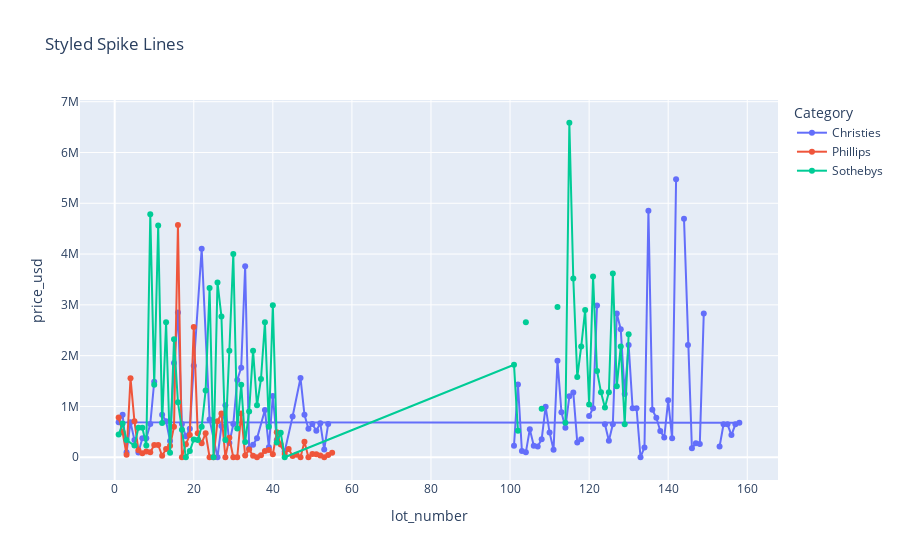

This figure's notebook cell:
### Markdown cell above
The second value of the above output — 0.11526608450903816 -— represents the p-value of the test. 
As evident, the p-value is less than 0.05, hence we reject the null hypothesis that the "PLE" is not associated with the "low_estimate_usd". Result: PLE is associated with low_Estimate_usd.

### Code cell
#We further test our findings from above using a visualization
fig = px.line(dfSubset, x="lot_number", y="price_usd", color="Category", title="Styled Spike Lines")
fig.update_traces(mode="markers+lines")

fig.update_xaxes(showspikes=True, spikecolor="green", spikesnap="cursor", spikemode="across")
fig.update_yaxes(showspikes=True, spikecolor="orange", spikethickness=2)
fig.update_layout(spikedistance=1000, hoverdistance=100)

fig.show()

### Figure 1 — Plotly figure (JSON) as saved in the notebook; plotly's stock layout.template omitted (floating-point values rounded to 4 significant figures)
{"data": [{"hovertemplate": "Category=Christies<br>lot_number=%{x}<br>price_usd=%{y}<extra></extra>", "legendgroup": "Christies", "line": {"color": "#636efa", "dash": "solid"}, "marker": {"symbol": "circle"}, "mode": "markers+lines", "name": "Christies", "orientation": "v", "showlegend": true, "type": "scatter", "x": [101, 102, 103, 104, 105, 106, 107, 108, 109, 110, 111, 112, 113, 114, 115, 116, 117, 118, 119, 120, 121, 122, 123, 124, 125, 126, 127, 128, 129, 130, 131, 132, 133, 134, 135, 136, 137, 138, 139, 140, 141, 142, 143, 144, 145, 146, 147, 148, 149, 150, 153, 154, 155, 156, 157, 158, 1, 2, 3, 4, 5, 6, 7, 8, 9, 10, 11, 12, 13, 14, 15, 16, 17, 18, 19, 20, 22, 24, 26, 27, 28, 29, 30, 31, 32, 33, 34, 35, 36, 38, 39, 40, 41, 43, 45, 47, 48, 49, 50, 51, 52, 53, 54], "xaxis": "x", "y": [226792, 1432030, 121496, 97197, 550781, 226792, 210593, 356388, 996589, 485983, 145795, 1898574, 887729, 583180, 1198758, 1276516, 291590, 356388, null, 809972, 965486, 2987176, null, 647978, 323989, 647978, 2831662, 2520632, 1245413, 2209603, 965486, 965486, 0, 194393, 4853351, 934384, 777573, 518382, 388787, 1121001, 372587, 5475410, null, 4697837, 2209603, 178194, 275390, 259191, 2831662, null, 210593, 647978, 647978, 437385, 647978, 680376, 689441, 837674, 96506, 689441, 337386, 92646, 374444, 374444, 652382, 1486196, null, 837674, 707970, 318857, 1856780, 2851181, 652382, 411503, 559736, 1801193, 4104990, 745028, 0, 615324, 1022966, 281798, 652382, 1523255, 1764134, 3759111, 170623, 244740, 374444, 930320, 198417, 1208258, 337386, 115035, 800616, 1560313, 837674, 559736, 652382, 522678, 670911, 152094, 652382], "yaxis": "y"}, {"hovertemplate": "Category=Phillips<br>lot_number=%{x}<br>price_usd=%{y}<extra></extra>", "legendgroup": "Phillips", "line": {"color": "#EF553B", "dash": "solid"}, "marker": {"symbol": "circle"}, "mode": "markers+lines", "name": "Phillips", "orientation": "v", "showlegend": true, "type": "scatter", "x": [1, 2, 3, 4, 5, 6, 7, 8, 9, 10, 11, 12, 13, 14, 15, 16, 17, 18, 19, 20, 21, 22, 23, 24, 25, 26, 27, 28, 29, 30, 31, 32, 33, 34, 35, 36, 37, 38, 39, 40, 41, 42, 43, 44, 45, 46, 47, 48, 49, 50, 51, 52, 53, 54, 55], "xaxis": "x", "y": [783960, 489975, 51576, 1557604, 706595, 137000, 80588, 112823, 96706, 241764, 241764, 29012, 161176, 225646, 598285, 4574818, 0, 257882, 435820, 2563342, 474502, 273354, 474502, 0, 0, 706595, 861324, 0, 381665, 0, 0, 861324, 32235, 153117, 29012, 0, 38682, 120882, 145058, 61247, 489975, 249823, 64470, 161176, 22565, 48353, 0, 304300, 0, 64470, 61247, 35459, 0, 45129, 88647], "yaxis": "y"}, {"hovertemplate": "Category=Sothebys<br>lot_number=%{x}<br>price_usd=%{y}<extra></extra>", "legendgroup": "Sothebys", "line": {"color": "#00cc96", "dash": "solid"}, "marker": {"symbol": "circle"}, "mode": "markers+lines", "name": "Sothebys", "orientation": "v", "showlegend": true, "type": "scatter", "x": [1, 2, 3, 5, 6, 7, 8, 9, 10, 11, 12, 13, 14, 15, 16, 17, 18, 19, 20, 21, 22, 23, 24, 25, 26, 27, 28, 29, 30, 31, 32, 33, 34, 35, 36, 37, 38, 39, 40, 41, 42, 43, 101, 102, 103, 104, 105, 106, 107, 108, 109, 110, 111, 112, 113, 114, 115, 116, 117, 118, 119, 120, 121, 122, 123, 124, 125, 126, 127, 128, 129, 130], "xaxis": "x", "y": [446500, 662500, 338500, 230500, 578500, 578500, 230500, 4786500, 1426500, 4562500, 674500, 2658500, 86500, 2322500, 1082500, 542500, 0, 122500, 350500, 338500, 602500, 1314500, 3330500, 0, 3442500, 2770500, 338500, 2098500, 4002500, 566500, 1426500, 302500, 902500, 2098500, 1022500, 1538500, 2658500, 602500, 2994500, 290500, 482500, 0, 1820000, 524000, null, 2660000, null, null, null, 956000, null, null, null, 2960000, null, 680000, 6585450, 3520000, 1580000, 2180000, 2900000, 1040000, 3560000, 1700000, 1280000, 980000, 1280000, 3620000, 1400000, 2180000, 650000, 2420000], "yaxis": "y"}], "layout": {"hoverdistance": 100, "legend": {"title": {"text": "Category"}, "tracegroupgap": 0}, "spikedistance": 1000, "title": {"text": "Styled Spike Lines"}, "xaxis": {"anchor": "y", "domain": [0, 1], "showspikes": true, "spikecolor": "green", "spikemode": "across", "spikesnap": "cursor", "title": {"text": "lot_number"}}, "yaxis": {"anchor": "x", "domain": [0, 1], "showspikes": true, "spikecolor": "orange", "spikethickness": 2, "title": {"text": "price_usd"}}}}
